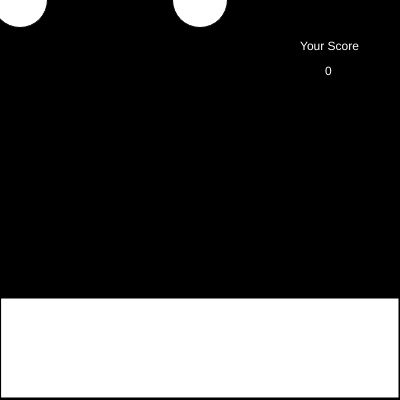
Frame 1 (no input)
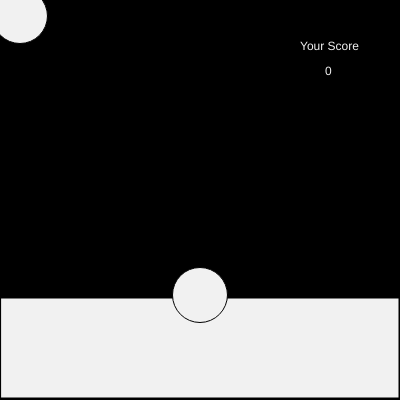
Frame 60 (no input)
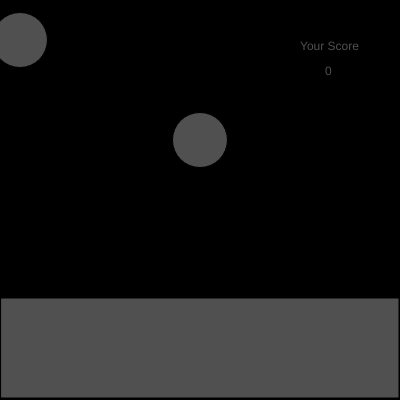
Frame 120 (the mouse pressed at the canvas centre since frame 60)

The p5.js sketch that drew these frames (run headless with seeded random() and noise() and a simulated clock; from frame 60 on, the mouse is pressed at the canvas centre):

// p5.js sketch
// ── sketch.js
var ball2 = 0;
var score = 0;
var ball1 = 0;
function setup() {
  createCanvas(400, 400);
}

function draw() {
  background(0);
  fill(random(400));
  rect(1,298,398,100)
  ellipse(20, ball2, 55);
  ellipse(200, ball1, 55);
  ball2 = ball2 + 8;
  ball1 = ball1 + 5;
  if (ball2 > 450) {
    ball2 = 0;
  }
  if (ball1 > 450) {
    ball1 = 0;
  }
  text("Your Score", 300, 50);
  text(score, 325, 75);
}

function keyPressed() {
  if (key == "s" && ball1 > 398) {
    score = score + 25;
  }
  if (key == "a" && ball2 > 398) {
    score = score + 25;
  }
}
